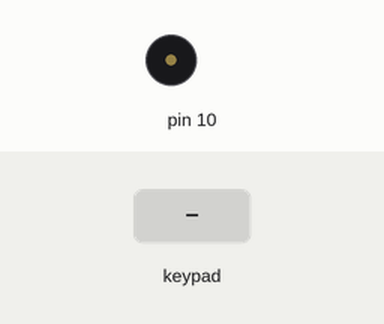
Bench run of a sketch on a simulated Arduino Uno, built with avr-gcc and run on an emulated ATmega328P. Shown: buzzer (waves = sounding). Inputs (shaded band) come from the test bench. What the sketch prints to the serial monitor is not drawn.

Above: at 1.2 s.
1.3 s: keypad keys 6 7 8 9 pressed 0.4 s apart
At 1.7 s:
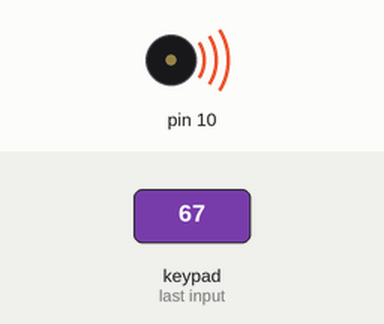
4.8 s: key 'F' pressed
At 6.1 s:
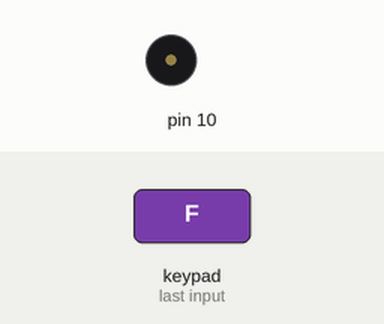
6.3 s: key 'B' pressed
At 6.7 s:
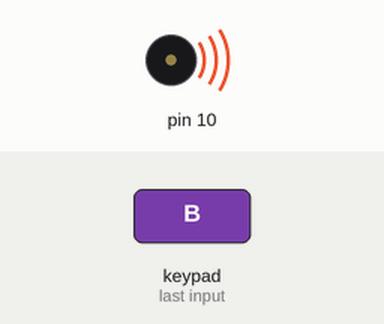
7.8 s: keypad keys 6 7 8 9 A pressed 0.4 s apart
At 11.0 s:
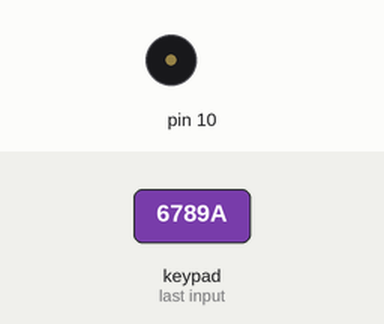
11.3 s: key '0' pressed
At 11.7 s:
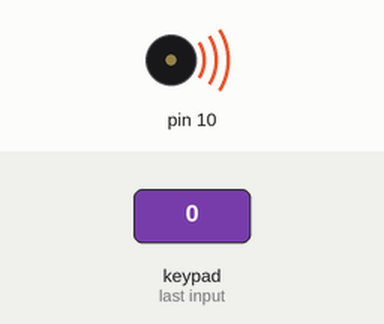
12.8 s: keypad keys 2 3 4 5 pressed 0.4 s apart
At 16.2 s:
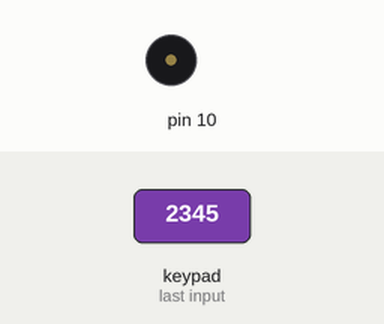
Timing chart, 0 to 16.9 s (numbered marks = the images above; inputs shaded):
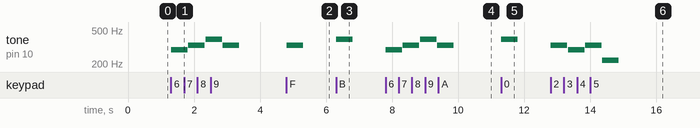

Measured:
- after the input at 1.3 s, tone on pin 10: plays 294 Hz for 0.50 s, 330 Hz for 0.50 s, 392 Hz for 0.50 s, 330 Hz for 0.50 s, starting at once
- after the input at 4.8 s, tone on pin 10: silent → 330 Hz at once, → silent 0.50 s later
- after the input at 6.3 s, tone on pin 10: silent → 392 Hz at once, → silent 0.50 s later
- after the input at 7.8 s, tone on pin 10: plays 294 Hz for 0.50 s, 330 Hz for 0.50 s, 392 Hz for 0.50 s, 330 Hz for 0.50 s, starting at once
- after the input at 11.3 s, tone on pin 10: silent → 392 Hz at once, → silent 0.50 s later
- after the input at 12.8 s, tone on pin 10: plays 330 Hz for 0.50 s, 294 Hz for 0.50 s, 330 Hz for 0.50 s, 220 Hz for 0.50 s, starting at once

The sketch:

question_2.ino
```cpp
#include <Keypad.h>
#define NOTE_    0
#define NOTE_B0  31
#define NOTE_C1  33
#define NOTE_CS1 35
#define NOTE_D1  37
#define NOTE_DS1 39
#define NOTE_E1  41
#define NOTE_F1  44
#define NOTE_FS1 46
#define NOTE_G1  49
#define NOTE_GS1 52
#define NOTE_A1  55
#define NOTE_AS1 58
#define NOTE_B1  62
#define NOTE_C2  65
#define NOTE_CS2 69
#define NOTE_D2  73
#define NOTE_DS2 78
#define NOTE_E2  82
#define NOTE_F2  87
#define NOTE_FS2 93
#define NOTE_G2  98
#define NOTE_GS2 104
#define NOTE_A2  110
#define NOTE_AS2 117
#define NOTE_B2  123
#define NOTE_C3  131
#define NOTE_CS3 139
#define NOTE_D3  147
#define NOTE_DS3 156
#define NOTE_E3  165
#define NOTE_F3  175
#define NOTE_FS3 185
#define NOTE_G3  196
#define NOTE_GS3 208
#define NOTE_A3  220
#define NOTE_AS3 233
#define NOTE_B3  247
#define NOTE_C4  262
#define NOTE_CS4 277
#define NOTE_D4  294
#define NOTE_DS4 311
#define NOTE_E4  330
#define NOTE_F4  349
#define NOTE_FS4 370
#define NOTE_G4  392
#define NOTE_GS4 415
#define NOTE_A4  440
#define NOTE_AS4 466
#define NOTE_B4  494
#define NOTE_C5  523
#define NOTE_CS5 554
#define NOTE_D5  587
#define NOTE_DS5 622
#define NOTE_E5  659
#define NOTE_F5  698
#define NOTE_FS5 740
#define NOTE_G5  784
#define NOTE_GS5 831
#define NOTE_A5  880
#define NOTE_AS5 932
#define NOTE_B5  988
#define NOTE_C6  1047
#define NOTE_CS6 1109
#define NOTE_D6  1175
#define NOTE_DS6 1245
#define NOTE_E6  1319
#define NOTE_F6  1397
#define NOTE_FS6 1480
#define NOTE_G6  1568
#define NOTE_GS6 1661
#define NOTE_A6  1760
#define NOTE_AS6 1865
#define NOTE_B6  1976
#define NOTE_C7  2093
#define NOTE_CS7 2217
#define NOTE_D7  2349
#define NOTE_DS7 2489
#define NOTE_E7  2637
#define NOTE_F7  2794
#define NOTE_FS7 2960
#define NOTE_G7  3136
#define NOTE_GS7 3322
#define NOTE_A7  3520
#define NOTE_AS7 3729
#define NOTE_B7  3951
#define NOTE_C8  4186
#define NOTE_CS8 4435
#define NOTE_D8  4699
#define NOTE_DS8 4978


#define KEY_ROWS 4 // 按鍵模組的列數
#define KEY_COLS 4 // 按鍵模組的行數

// 依照行、列排列的按鍵字元（二維陣列）
char keymap[KEY_ROWS][KEY_COLS] = {
  {'F', 'B', 'A', '0'},
  {'E', '3', '2', '1'},
  {'D', '6', '5', '4'},
  {'C', '9', '8', '7'}
};

byte colPins[KEY_COLS] = {6,7,8,9};	   // 按鍵模組，行1~4接腳。
byte rowPins[KEY_ROWS] = {2,3,4,5}; // 按鍵模組，列1~4接腳。
int tune[] = {NOTE_G4, NOTE_G4, NOTE_E4, NOTE_D4, NOTE_E4, NOTE_A3, NOTE_D4, NOTE_E4, NOTE_G4, NOTE_E4, NOTE_D4,NOTE_G4, NOTE_G4, NOTE_E4, NOTE_D4, NOTE_E4};
// 初始化Keypad物件
// 語法：Keypad(makeKeymap(按鍵字元的二維陣列), 模組列接腳, 模組行接腳, 模組列數, 模組行數)
Keypad myKeypad = Keypad(makeKeymap(keymap), rowPins, colPins, KEY_ROWS, KEY_COLS);
int melody[] = {
  NOTE_, NOTE_G4, NOTE_G4, NOTE_E4, NOTE_D4, NOTE_E4, NOTE_A3, NOTE_D4, NOTE_E4, NOTE_G4, NOTE_E4, NOTE_D4, NOTE_,
  NOTE_, NOTE_G4, NOTE_G4, NOTE_E4, NOTE_D4, NOTE_E4, NOTE_G3, NOTE_D4, NOTE_E4, NOTE_G4, NOTE_D4, NOTE_C4, NOTE_,

  NOTE_, NOTE_C4, NOTE_D4, NOTE_E4, NOTE_G4, NOTE_A4, NOTE_G4, NOTE_F4, NOTE_G4, NOTE_E4, NOTE_E4, NOTE_D4, NOTE_D4, NOTE_,
  NOTE_, NOTE_C4, NOTE_D4, NOTE_C4, NOTE_C4, NOTE_D4, NOTE_C4, NOTE_D4, NOTE_D4, NOTE_E4, NOTE_G4, NOTE_E4, NOTE_E4, NOTE_,

  NOTE_, NOTE_G4, NOTE_G4, NOTE_E4, NOTE_D4, NOTE_E4, NOTE_A3, NOTE_D4, NOTE_E4, NOTE_G4, NOTE_E4, NOTE_D4, NOTE_,
  NOTE_, NOTE_G4, NOTE_G4, NOTE_E4, NOTE_D4, NOTE_E4, NOTE_G3, NOTE_D4, NOTE_E4, NOTE_G4, NOTE_D4, NOTE_C4, NOTE_,

  NOTE_, NOTE_C4, NOTE_D4, NOTE_E4, NOTE_G4, NOTE_A4, NOTE_G4, NOTE_F4, NOTE_G4, NOTE_E4, NOTE_E4, NOTE_D4, NOTE_D4,
  NOTE_G3, NOTE_E4, NOTE_D4, NOTE_D4, NOTE_D4, NOTE_C4, NOTE_,
};

int noteDurations[] = {
  16, 16, 16, 16, 16, 16, 8, 16, 16, 16, 16, 4, 8,
  16, 16, 16, 16, 16, 16, 8, 16, 16, 16, 16, 4, 8,

  16, 16, 16, 16, 16, 16, 16, 16, 16, 16, 16, 16, 4, 8,
  16, 16, 16, 16, 16, 16, 16, 16, 16, 8, 16, 16, 8, 8,

  16, 16, 16, 16, 16, 16, 8, 16, 16, 16, 16, 4, 8,
  16, 16, 16, 16, 16, 16, 8, 16, 16, 16, 16, 4, 8,

  16, 16, 16, 16, 16, 16, 16, 16, 16, 16, 16, 16, 4,
  16, 8, 16, 16, 16, 4, 8,
};
void play(int *melody, int *noteDurations, int num)
{
  for(int note = 0; note < num; note++){
    int noteDuration = 3000 / noteDurations[note];
    tone(10, melody[note], noteDuration);
    delay(noteDuration * 1.30);
  }
}
void setup(){
  pinMode(10,OUTPUT);
  Serial.begin(9600);
}

void loop(){

  char key = myKeypad.getKey();

  if (key){  // 若有按鍵被按下…
    if(key>'A'&&key<'Z')
      key=key-'A'+10;
    if(key>='0'&&key<='9')
      key=key-'0';
    Serial.println(key);  // 顯示按鍵的字元
    tone(10,tune[key]);
    delay(500);
    noTone(10);
  }


}
```
